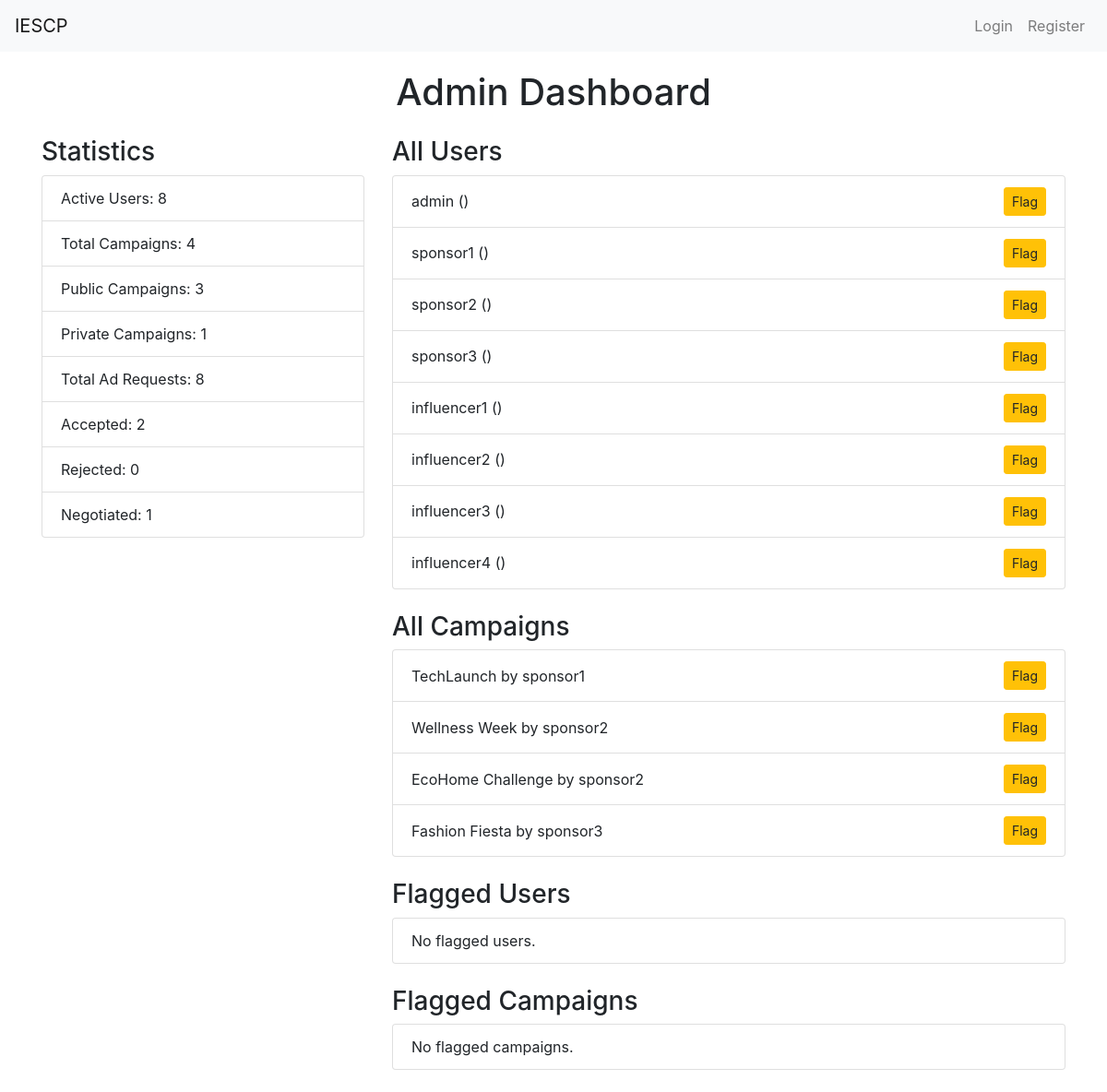
Page /admin_dashboard on the committed database.
### app.py (models this page shows, shortened)
class User(UserMixin, db.Model):
    id = db.Column(db.Integer, primary_key=True)
    username = db.Column(db.String(50), unique=True, nullable=False)
    password = db.Column(db.String(200), nullable=False)
    role = db.Column(db.String(20), nullable=False)  # 'admin', 'sponsor', 'influencer'
    flagged = db.Column(db.Boolean, default=False)  # Flag for inappropriate users
    campaigns = db.relationship('Campaign', backref='owner', lazy=True)
    ad_requests = db.relationship('AdRequest', backref='influencer', lazy=True)
    company_name = db.Column(db.String(100))
    industry = db.Column(db.String(100))
    budget = db.Column(db.Integer)
    category = db.Column(db.String(100))
    niche = db.Column(db.String(100))
    reach = db.Column(db.Integer)

class Campaign(db.Model):
    id = db.Column(db.Integer, primary_key=True)
    name = db.Column(db.String(100), nullable=False)
    description = db.Column(db.String(200))
    start_date = db.Column(db.DateTime, default=db.func.current_timestamp())
    end_date = db.Column(db.DateTime)
    budget = db.Column(db.Float, nullable=False)
    owner_id = db.Column(db.Integer, db.ForeignKey('user.id'), nullable=False)
    visibility = db.Column(db.String(10))  # 'public' or 'private'
    flagged = db.Column(db.Boolean, default=False)
    ad_requests = db.relationship('AdRequest', backref='campaign', lazy=True)

### app.py (the view)
@app.route('/admin_dashboard')
def admin_dashboard():
    users = User.query.all()
    campaigns = Campaign.query.all()
    flagged_users = User.query.filter_by(flagged=True).all()
    flagged_campaigns = Campaign.query.filter_by(flagged=True).all()
    statistics = {
        'active_users': User.query.count(),  # Fixed to show total users
        'total_campaigns': Campaign.query.count(),
        'public_campaigns': Campaign.query.filter_by(visibility='public').count(),
        'private_campaigns': Campaign.query.filter_by(visibility='private').count(),
        'total_ad_requests': AdRequest.query.count(),
        'accepted_requests': AdRequest.query.filter_by(status='Accepted').count(),
        'rejected_requests': AdRequest.query.filter_by(status='Rejected').count(),
        'negotiated_requests': AdRequest.query.filter_by(status='Negotiated').count(),
    }
    return render_template(
        'admin_dashboard.html',
        users=users,
        campaigns=campaigns,
        flagged_users=flagged_users,
        flagged_campaigns=flagged_campaigns,
        **statistics
    )

### templates/admin_dashboard.html (shortened to what this page needs)
{% extends "layout.html" %}
{% block content %}
<h1 class="text-center mb-4">Admin Dashboard</h1>
<div class="row">
    <div class="col-md-4">
        <h3>Statistics</h3>
        <ul class="list-group mb-4">
            <li class="list-group-item">Active Users: {{ active_users }}</li>
            <li class="list-group-item">Total Campaigns: {{ total_campaigns }}</li>
            <li class="list-group-item">Public Campaigns: {{ public_campaigns }}</li>
            <li class="list-group-item">Private Campaigns: {{ private_campaigns }}</li>
            <li class="list-group-item">Total Ad Requests: {{ total_ad_requests }}</li>
            <li class="list-group-item">Accepted: {{ accepted_requests }}</li>
            <li class="list-group-item">Rejected: {{ rejected_requests }}</li>
            <li class="list-group-item">Negotiated: {{ negotiated_requests }}</li>
        </ul>
    </div>
    <div class="col-md-8">
        <h3>All Users</h3>
        <ul class="list-group mb-4">
            {% for user in users %}
            <li class="list-group-item d-flex justify-content-between align-items-center">
                {{ user.username }} ({{ user.email if user.email else '' }})
                <div>
                    <form method="POST" action="{{ url_for('flag_user', user_id=user.id) }}" class="d-inline">
                        <button type="submit" class="btn btn-warning btn-sm">Flag</button>
                    </form>
                </div>
            </li>
            {% else %}
            <li class="list-group-item">No users found.</li>
            {% endfor %}
        </ul>
        <h3>All Campaigns</h3>
        <ul class="list-group mb-4">
            {% for campaign in campaigns %}
            <li class="list-group-item d-flex justify-content-between align-items-center">
                {{ campaign.name }} by {{ campaign.owner.username }}
                <div>
                    <form method="POST" action="{{ url_for('flag_campaign', campaign_id=campaign.id) }}" class="d-inline">
                        <button type="submit" class="btn btn-warning btn-sm">Flag</button>
                    </form>
                </div>
            </li>
            {% else %}
            <li class="list-group-item">No campaigns found.</li>
            {% endfor %}
        </ul>
        <h3>Flagged Users</h3>
        <ul class="list-group mb-4">
            {% for flagged_user in flagged_users %}
            <li class="list-group-item d-flex justify-content-between align-items-center">
                {{ flagged_user.username }} ({{ flagged_user.email if flagged_user.email else '' }})
                <form method="POST" action="{{ url_for('remove_flag_user', user_id=flagged_user.id) }}" class="d-inline">
                    <button type="submit" class="btn btn-danger btn-sm">Remove</button>
                </form>
            </li>
            {% else %}
            <li class="list-group-item">No flagged users.</li>
            {% endfor %}
        </ul>
        <h3>Flagged Campaigns</h3>
        <ul class="list-group mb-4">
            {% for flagged_campaign in flagged_campaigns %}
            <li class="list-group-item d-flex justify-content-between align-items-center">
                {{ flagged_campaign.name }} by {{ flagged_campaign.owner.username }}
                <form method="POST" action="{{ url_for('remove_flag_campaign', campaign_id=flagged_campaign.id) }}" class="d-inline">
                    <button type="submit" class="btn btn-danger btn-sm">Remove</button>
                </form>
            </li>
            {% else %}
            <li class="list-group-item">No flagged campaigns.</li>
            {% endfor %}
        </ul>
    </div>
</div>
{% endblock %}

### templates/layout.html (shortened to what this page needs)
<!DOCTYPE html>
<html lang="en">
<head>
    <link rel="stylesheet" href="https://maxcdn.bootstrapcdn.com/bootstrap/4.5.2/css/bootstrap.min.css">
</head>
<body>
    <nav class="navbar navbar-expand-lg navbar-light bg-light">
        <a class="navbar-brand" href="{{ url_for('home') }}">IESCP</a>
        <div class="collapse navbar-collapse" id="navbarNav">
            <ul class="navbar-nav ml-auto">
                {% if current_user.is_authenticated %}
                    {% if current_user.role == 'admin' %}
                        <li class="nav-item">
                            <a class="nav-link" href="{{ url_for('admin_dashboard') }}">Dashboard</a>
                        </li>
                    {% elif current_user.role == 'sponsor' %}
                        <li class="nav-item">
                            <a class="nav-link" href="{{ url_for('sponsor_dashboard') }}">Dashboard</a>
                        </li>
                    {% elif current_user.role == 'influencer' %}
                        <li class="nav-item">
                            <a class="nav-link" href="{{ url_for('influencer_dashboard') }}">Dashboard</a>
                        </li>
                    {% endif %}
                    <li class="nav-item">
                        <a class="nav-link" href="{{ url_for('logout') }}">Logout</a>
                    </li>
                {% else %}
                    <li class="nav-item">
                        <a class="nav-link" href="{{ url_for('login') }}">Login</a>
                    </li>
                    <li class="nav-item">
                        <a class="nav-link" href="{{ url_for('register') }}">Register</a>
                    </li>
                {% endif %}
            </ul>
        </div>
    </nav>
    <div class="container">
        {% block content %}{% endblock %}
    </div>
</body>
</html>

### templates/layout.html (style rules this page uses)
.container { margin-top: 20px; }

### rows in the picture
User: username "admin"
User: username "sponsor1"
User: username "sponsor2"
User: username "sponsor3"
User: username "influencer1"
User: username "influencer2"
User: username "influencer3"
User: username "influencer4"
Campaign: name "TechLaunch", owner.username "sponsor1"
Campaign: name "Wellness Week", owner.username "sponsor2"
Campaign: name "EcoHome Challenge", owner.username "sponsor2"
Campaign: name "Fashion Fiesta", owner.username "sponsor3"

### other values in the picture
{{ active_users }} "8"
{{ total_campaigns }} "4"
{{ public_campaigns }} "3"
{{ private_campaigns }} "1"
{{ total_ad_requests }} "8"
{{ accepted_requests }} "2"
{{ rejected_requests }} "0"
{{ negotiated_requests }} "1"
